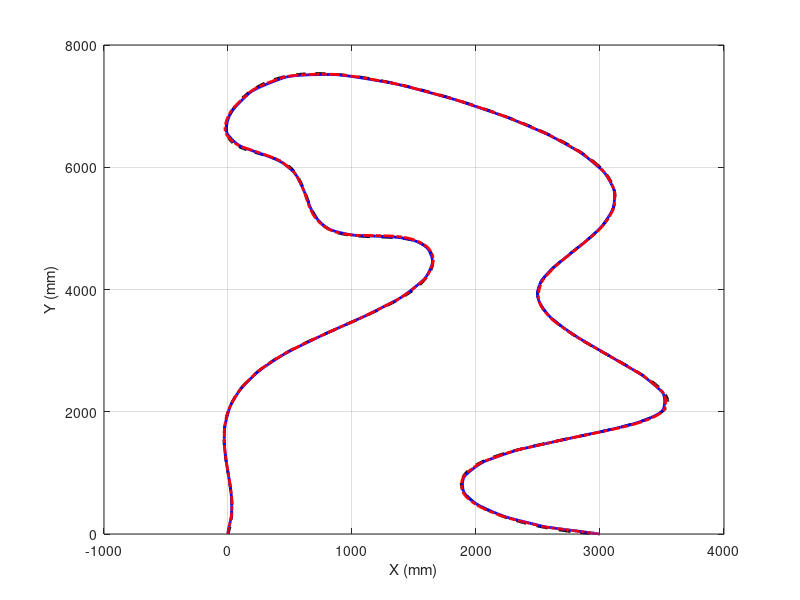

This figure's MATLAB source: (Note: this script raises an error after producing the figure.)
%% design path from points by spline
close all; clear;
% point = [0, 0;
%     1, 0;
%     2,0
%     3,0.5
%     4,1.5
%     4.8, 1.5
%     5,0.8
%     6, 0.5
%     6.5, 0
%     7.5, 0.5
%     7,2
%     6, 3
%     5, 4
%     4., 2.5
%     3, 3
%     2., 3.5;
%     1.3, 2.2
%     0.5, 2.
%     0,3];

point = [0, 0;
    0, 1;
    0,2
    0.5,3
    1.5,4
    1.5,4.8
    0.8,5
    0.5,6
    0,6.5
    0.5,7.5
    2,7
    3,6
    3,5
    2.5,4
    3, 3
    3.5,2;
    2.2,1.3
    2,0.5
    3,0];

s = 1:1:length(point);


px_spline = spline(s, point(:,1), 1:0.0197:length(point));
py_spline = spline(s, point(:,2), 1:0.0197:length(point));

p_spline = [(px_spline*1000)', (py_spline*1000)'];



%% insert yaw

% yaw = zeros(length(px_spline), 1);
% for i = 2:length(px_spline)-1
%     x_forward = px_spline(i+1);
%     x_backward = px_spline(i-1);
%     y_forward = py_spline(i+1);
%     y_backward = py_spline(i-1);
%     yaw(i) = atan2(y_forward-y_backward, x_forward-x_backward);
% end
% yaw(1) = yaw(2);
% yaw(end) = yaw(end-1);


%% plot with attitude

% arrow_scale = 0.01;
% set(gcf, 'Position', [100 100 260 220]); 

a = load("data_mpc.txt");
a1 = a(:,1);
a2 = a(:,2);
a4 = a(:,4); %时间t
b = load("data_fdmpc.txt");
b1 = b(:,1);
b2 = b(:,2);
b4 = b(:,4);
plot(px_spline*1000, py_spline*1000,'k--','LineWidth',2,'DisplayName','Ref'); 
grid on;
hold on;
plot(b1,b2,'b','LineWidth',2,'DisplayName','FDMPC'); hold on;
plot(a1,a2,'r-.','LineWidth',2,'DisplayName','MPC'); 



hold off;
xlabel('X (mm)');
ylabel('Y (mm)');
% lgd = legend;
% lgd.FontSize = 12;
% lgd.NumColumns = 1;
zp = BaseZoom(); % 2570 4280 
% zp.plot;
% zp.plot;

figure('Position',[320 320 523 437]);
% nearest_point_x = zeros(size(a1,1),1);
% nearest_point_y = zeros(size(a1,1),1);
% err = zeros(size(a1,1),1);
% for i = 1:size(a1,1)
%     dist = sqrt((p_spline(:,1)-a1(i,1)).^2 + (p_spline(:,2)-a2(i,1)).^2);
%     [~, min_dist_idx] = min(dist)
%     nearest_point_x(i) = p_spline(min_dist_idx,1);
%     nearest_point_y(i) = p_spline(min_dist_idx,2);
%     err(i) = (sqrt((a1(i,1)-nearest_point_x(i))^2 + (a2(i,1)-nearest_point_y(i))^2));
% end

%求横向误差
% dist = sqrt((p_spline(:,1)-a1(:,1)').^2 + (p_spline(:,2)-a2(:,1)').^2);
% [~, min_dist_idx] = min(dist,[],1);
% nearest_point_x = p_spline(min_dist_idx,1);
% nearest_point_y = p_spline(min_dist_idx,2);
% err = sqrt((a1-nearest_point_x).^2 + (a2-nearest_point_y).^2);
% axis([0 20 -10 10]); hold on;

nearest_point_x = zeros(size(a1,1),1);
nearest_point_y = zeros(size(a1,1),1);
err = zeros(size(a1,1),1);
normalized_err_1 = zeros(size(a1,1),1);

for i = 1:size(a1,1)
    dist = sqrt((p_spline(:,1)-a1(i,1)).^2 + (p_spline(:,2)-a2(i,1)).^2);
    [~, min_dist_idx] = min(dist);
    nearest_point_x(i) = p_spline(min_dist_idx,1);
    nearest_point_y(i) = p_spline(min_dist_idx,2);
    vec1 = [nearest_point_x(i) - p_spline(max(min_dist_idx-1,1),1); nearest_point_y(i) - p_spline(max(min_dist_idx-1,1),2)];
    vec2 = [p_spline(min(min_dist_idx+1,size(p_spline,1)),1) - nearest_point_x(i); p_spline(min(min_dist_idx+1,size(p_spline,1)),2) - nearest_point_y(i)];
    cross_prod = vec1(1)*vec2(2) - vec1(2)*vec2(1);
    err(i) = sign(cross_prod) * sqrt((a1(i,1)-nearest_point_x(i))^2 + (a2(i,1)-nearest_point_y(i))^2);
    normalized_err_1(i) = (err(i) - 6) / 12; %归一化
end

axis([0 20 -10 10]); hold on;
yline(0,'k','LineWidth',1.5);
plot(a4,normalized_err_1,'b','LineWidth',1.5,'DisplayName','FDMPC'); hold on;
avg_1 = sum(normalized_err_1)/a4

nearest_point_x = zeros(size(b1,1),1);
nearest_point_y = zeros(size(b1,1),1);
err = zeros(size(b1,1),1);
normalized_err_2 = zeros(size(b1,1),1);

for i = 1:size(b1,1)
    dist = sqrt((p_spline(:,1)-b1(i,1)).^2 + (p_spline(:,2)-b2(i,1)).^2);
    [~, min_dist_idx] = min(dist);
    nearest_point_x(i) = p_spline(min_dist_idx,1);
    nearest_point_y(i) = p_spline(min_dist_idx,2);
    vec1 = [nearest_point_x(i) - p_spline(max(min_dist_idx-1,1),1); nearest_point_y(i) - p_spline(max(min_dist_idx-1,1),2)];
    vec2 = [p_spline(min(min_dist_idx+1,size(p_spline,1)),1) - nearest_point_x(i); p_spline(min(min_dist_idx+1,size(p_spline,1)),2) - nearest_point_y(i)];
    cross_prod = vec1(1)*vec2(2) - vec1(2)*vec2(1);
    err(i) = sign(cross_prod) * sqrt((b1(i,1)-nearest_point_x(i))^2 + (b2(i,1)-nearest_point_y(i))^2);
    normalized_err_2(i) = (err(i) - 2) / 4; %归一化
end

axis([0 20 -10 10]); hold on;
xlabel('Time (s)');
ylabel('Lateral error (mm)');
lgd = legend;
lgd.FontSize = 12;
lgd.NumColumns = 1;

plot(b4,normalized_err_2,'r--','LineWidth',1.5,'DisplayName','MPC'); hold off;
avg_2 = sum(normalized_err_2)/b4

% 计算曲率值
dx = diff(p_spline(:, 1)/1000);
dy = diff(p_spline(:, 2)/1000);

d2x = diff(dx);
d2y = diff(dy);
dx = dx(1:end-1);
dy = dy(1:end-1);
curvature = abs(d2y.*dx - d2x.*dy) ./ (dx.^2 + dy.^2).^1.5;
curvature = [0; 0; curvature];

% 绘制曲率图
figure('Position',([400 400 523 437]));

tiledlayout(2,1)
ax1 = nexttile;
plot(ax1,1:length(curvature), curvature);
xlabel('Index of trajectory points');
ylabel('Curvature (m^{-1})');
% 
ax2 = nexttile; %P_min = 5 P_max = 15

% % 假设 curvature 是已知的曲率序列
curvature_trend = smooth(curvature); % 平滑曲线趋势
curvature_scaled = round(rescale(curvature_trend, 5, 15)); % 将曲率趋势缩放到 [5, 15] 区间并四舍五入为整数
plot(ax2,1:length(curvature),curvature_scaled);
xlabel('Index of trajectory points');
ylabel('P');

%% save path
% path = [(px_spline*1000)', (py_spline*1000)'];
% save('path.txt', 'path','-ascii');
% dlmwrite('path1.txt',path);